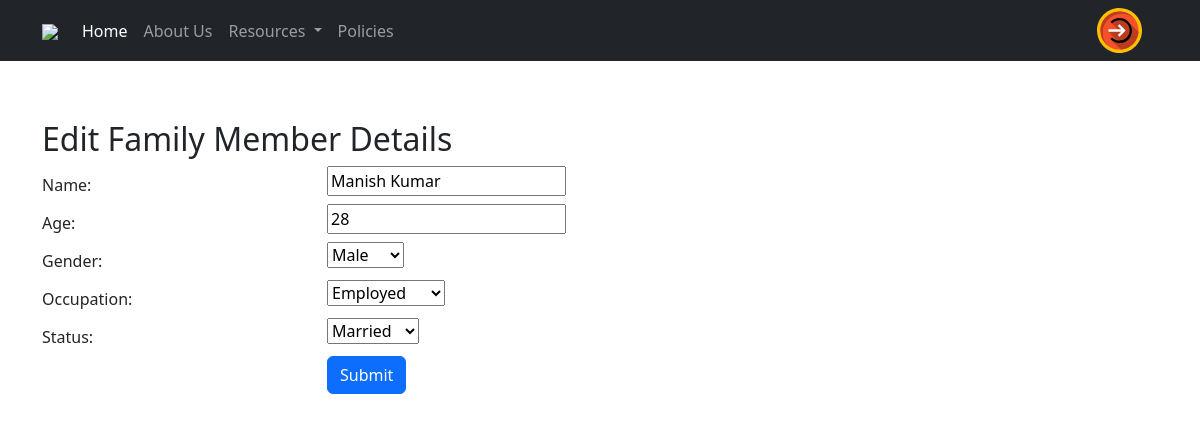
Screenshot of /user/edit-members-details/1/ with the database file from the repository.
### userProfile/models.py (models this page shows)
class FamilyMember(models.Model):
    GENDER_CHOICES = (
        ('Male', 'Male'),
        ('Female', 'Female'),
        ('Other', 'Other'),
    )
    OCCUPATION_CHOICES = (
        ('Student', 'Student'),
        ('Employed', 'Employed'),
        ('Unemployed', 'Unemployed'),
    )
    STATUS_CHOICES = (
        ('Single', 'Single'),
        ('Married', 'Married'),
        ('Divorced', 'Divorced'),
        ('Widowed', 'Widowed'),
    )
    user_profile = models.ForeignKey(UserProfile, on_delete=models.CASCADE)
    name = models.CharField(max_length=100)
    age = models.IntegerField()
    gender = models.CharField(max_length=50, choices=GENDER_CHOICES)
    occupation = models.CharField(max_length=50, choices=OCCUPATION_CHOICES)
    status = models.CharField(max_length=50, choices=STATUS_CHOICES)

### userProfile/views.py (the view)
# urls.py: path("/edit-members-details/<int:member_id>/", edit_family_member, name="edit-members-details"),
def edit_family_member(request, member_id):
    family_member = FamilyMember.objects.get(pk=member_id)
    email_verification=EmailVerification.objects.get(user_profile_id=family_member.user_profile.id)
    if request.method == 'POST':
        form = FamilyMemberForm(request.POST, instance=family_member)
        if form.is_valid():
            form.save()
            return redirect('profile-page',email_verification.id )
    else:
        form = FamilyMemberForm(instance=family_member)
    return render(request, 'userProfile/edit_family_member.html', {'form': form})

### userProfile/forms.py
class FamilyMemberForm(forms.ModelForm):
    class Meta:
        model = FamilyMember
        fields = ['user_profile', 'name', 'age', 'gender', 'occupation', 'status']
        widgets = {
            'gender': forms.Select(choices=FamilyMember.GENDER_CHOICES),
            'occupation': forms.Select(choices=FamilyMember.OCCUPATION_CHOICES),
            'status': forms.Select(choices=FamilyMember.STATUS_CHOICES),
        }

### userProfile/templates/userProfile/edit_family_member.html (shortened to what this page needs)
{% extends 'base.html' %}
{% load static %}
{% block content %}
            <div class="container mt-5">
                <h2>Edit Family Member Details</h2>
                <form method="post">
                    <div class="form-group row">
                        <label for="id_name" class="col-md-3 col-form-label">Name:</label>
                        <div class="col-md-9">
                            {{ form.name }}
                        </div>
                    </div>
                    <div class="form-group row">
                        <label for="id_age" class="col-md-3 col-form-label">Age:</label>
                        <div class="col-md-9">
                            {{ form.age }}
                        </div>
                    </div>
                    <div class="form-group row">
                        <label for="id_gender" class="col-md-3 col-form-label">Gender:</label>
                        <div class="col-md-9">
                            {{ form.gender }}
                        </div>
                    </div>
                    <div class="form-group row">
                        <label for="id_occupation" class="col-md-3 col-form-label">Occupation:</label>
                        <div class="col-md-9">
                            {{ form.occupation }}
                        </div>
                    </div>
                    <div class="form-group row">
                        <label for="id_status" class="col-md-3 col-form-label">Status:</label>
                        <div class="col-md-9">
                            {{ form.status }}
                        </div>
                    </div>
                    <div class="form-group row">
                        <div class="col-md-9 offset-md-3">
                            <button type="submit" class="btn btn-primary">Submit</button>
                        </div>
                    </div>
                </form>
            </div>
    </div>
{% endblock %}

### rows the page displays
FamilyMember: name "Manish Kumar", age "28", gender "Male", occupation "Employed", status "Married"
